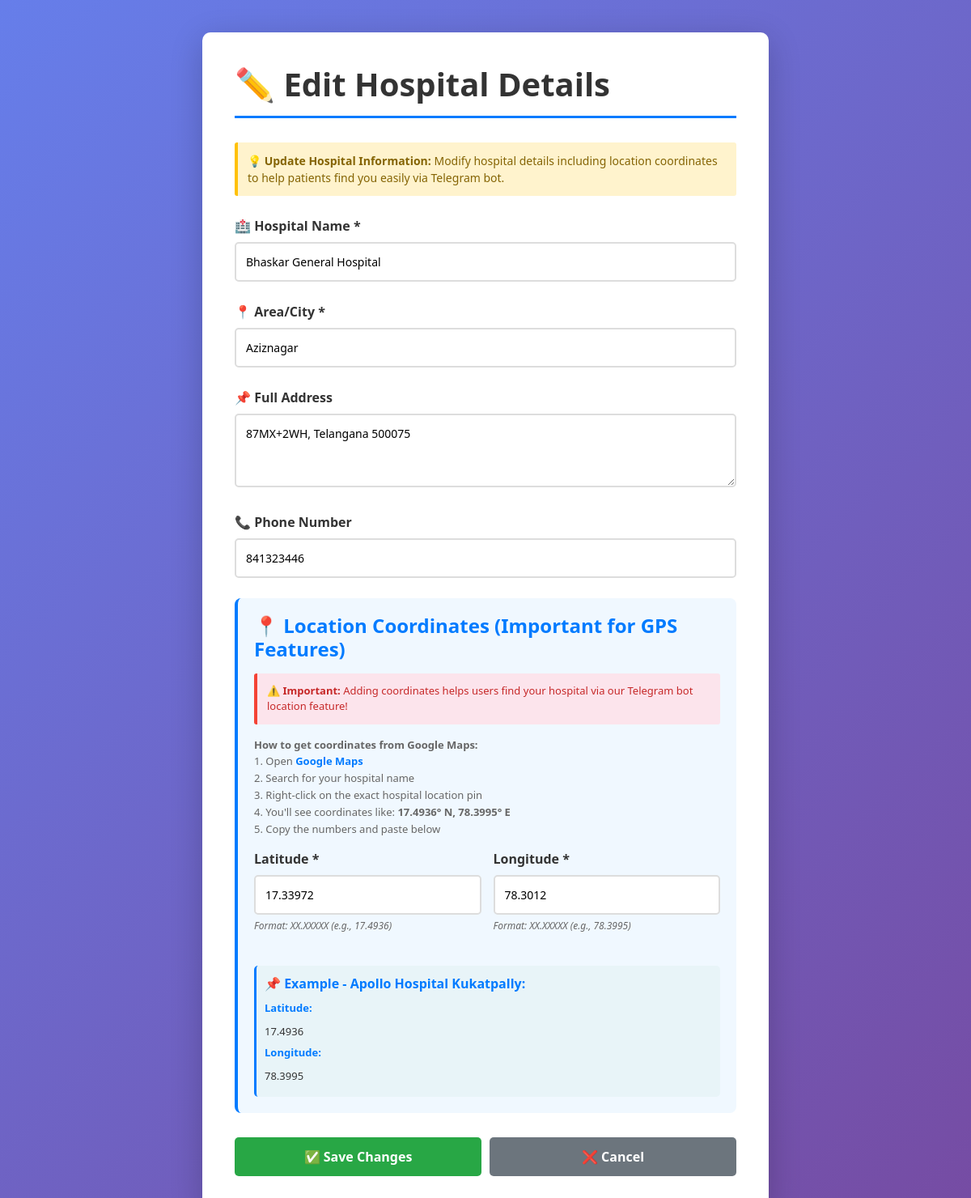
/admin/hospital/12/edit, run on the app's committed database.
### tables this page shows
CREATE TABLE hospitals (
    hospital_id INTEGER PRIMARY KEY AUTOINCREMENT,
    name TEXT NOT NULL,
    address TEXT,
    phone TEXT,
    receptionist_phone TEXT,
    ambulance_available BOOLEAN,
    emergency_services BOOLEAN
, lat REAL, lon REAL, area TEXT);

### app.py (the view, shortened to what this page needs)
@app.route('/admin/hospital/<int:hospital_id>/edit', methods=['GET', 'POST'])
def edit_hospital(hospital_id):
    conn = sqlite3.connect('healthcare.db')
    cursor = conn.cursor()
    cursor.execute("SELECT hospital_id, name, area, address, phone, lat, lon FROM hospitals WHERE hospital_id=?", (hospital_id,))
    hospital = cursor.fetchone()
    conn.close()
    if not hospital:
        return "Hospital not found", 404
    return render_template('edit_hospital.html', hospital=hospital)

### templates/edit_hospital.html (shortened to what this page needs)
<!DOCTYPE html>
<html>
<head>
    <link rel="stylesheet" href="https://cdn.jsdelivr.net/npm/bootstrap@5.3.0/dist/css/bootstrap.min.css">
</head>
<body>
    <div class="form-container">
        <h1>✏️ Edit Hospital Details</h1>
        <div class="info-tip">
            💡 <strong>Update Hospital Information:</strong> Modify hospital details including location coordinates to
            help patients find you easily via Telegram bot.
        </div>
        <form method="POST">
            <div class="form-group">
                <label for="name">🏥 Hospital Name *</label>
                <input type="text" id="name" name="name" value="{{ hospital[1] or '' }}" required>
            </div>
            <div class="form-group">
                <label for="area">📍 Area/City *</label>
                <input type="text" id="area" name="area" value="{{ hospital[2] or '' }}" placeholder="e.g., Kukatpally"
                    required>
            </div>
            <div class="form-group">
                <label for="address">📌 Full Address</label>
                <textarea id="address" name="address" rows="3"
                    placeholder="Enter complete hospital address">{{ hospital[3] or '' }}</textarea>
            </div>
            <div class="form-group">
                <label for="phone">📞 Phone Number</label>
                <input type="tel" id="phone" name="phone" value="{{ hospital[4] or '' }}"
                    placeholder="e.g., 040-1234567">
            </div>
            <div class="location-section">
                <h4>📍 Location Coordinates (Important for GPS Features)</h4>
                <div class="location-warning">
                    ⚠️ <strong>Important:</strong> Adding coordinates helps users find your hospital via our Telegram
                    bot location feature!
                </div>
                <p>
                    <strong>How to get coordinates from Google Maps:</strong><br>
                    1. Open <a href="https://maps.google.com" target="_blank">Google Maps</a><br>
                    2. Search for your hospital name<br>
                    3. Right-click on the exact hospital location pin<br>
                    4. You'll see coordinates like: <strong>17.4936° N, 78.3995° E</strong><br>
                    5. Copy the numbers and paste below
                </p>
                <div class="location-inputs">
                    <div class="form-group">
                        <label for="lat">Latitude *</label>
                        <input type="number" id="lat" name="lat" step="0.00001" value="{{ hospital[5] or '' }}"
                            placeholder="e.g., 17.4936">
                        <div class="help-text">Format: XX.XXXXX (e.g., 17.4936)</div>
                    </div>
                    <div class="form-group">
                        <label for="lon">Longitude *</label>
                        <input type="number" id="lon" name="lon" step="0.00001" value="{{ hospital[6] or '' }}"
                            placeholder="e.g., 78.3995">
                        <div class="help-text">Format: XX.XXXXX (e.g., 78.3995)</div>
                    </div>
                </div>
                <div class="example-box">
                    <strong>📌 Example - Apollo Hospital Kukatpally:</strong>
                    <p><strong>Latitude:</strong> 17.4936</p>
                    <p><strong>Longitude:</strong> 78.3995</p>
                </div>
            </div>
            <div class="button-group">
                <button type="submit" class="btn-save">✅ Save Changes</button>
                <a href="/admin/hospitals" class="btn-cancel">❌ Cancel</a>
            </div>
        </form>
    </div>
</body>
</html>

### templates/edit_hospital.html (style rules this page uses)
body { background: linear-gradient(135deg, #667eea 0%, #764ba2 100%); min-height: 100vh; padding: 40px 20px; }
.form-container { background: white; padding: 40px; border-radius: 10px; box-shadow: 0 10px 40px rgba(0, 0, 0, 0.2); max-width: 700px; margin: 0 auto; }
h1 { color: #333; margin-bottom: 30px; border-bottom: 3px solid #007bff; padding-bottom: 15px; font-weight: bold; }
.form-group { margin-bottom: 25px; }
label { display: block; margin-bottom: 8px; font-weight: 600; color: #333; }
input, textarea { width: 100%; padding: 12px; border: 2px solid #ddd; border-radius: 5px; font-size: 14px; box-sizing: border-box; transition: all 0.3s; }
.location-section { background: #f0f8ff; padding: 20px; border-radius: 8px; margin: 25px 0; border-left: 4px solid #007bff; }
.location-section h4 { color: #007bff; margin-top: 0; font-weight: bold; margin-bottom: 15px; }
.location-section p { color: #666; font-size: 13px; margin-bottom: 15px; line-height: 1.6; }
.location-section a { color: #007bff; text-decoration: none; font-weight: 600; }
.location-inputs { display: grid; grid-template-columns: 1fr 1fr; gap: 15px; margin-top: 15px; }
.help-text { font-size: 12px; color: #666; margin-top: 5px; font-style: italic; }
.example-box { margin-top: 15px; padding: 10px; background: #e8f4f8; border-radius: 5px; border-left: 3px solid #007bff; }
.example-box strong { display: block; margin-bottom: 8px; color: #007bff; }
.example-box p { margin: 5px 0; color: #333; font-size: 13px; }
.button-group { display: flex; gap: 10px; margin-top: 30px; }
.btn-save { flex: 1; padding: 12px; background: #28a745; color: white; border: none; border-radius: 5px; font-size: 16px; font-weight: bold; cursor: pointer; transition: all 0.3s; }
.btn-cancel { flex: 1; padding: 12px; background: #6c757d; color: white; border: none; border-radius: 5px; font-size: 16px; font-weight: bold; cursor: pointer; text-decoration: none; display: flex; align-items: center; justify-content: center; transition: all 0.3s; }
.info-tip { background: #fff3cd; border-left: 4px solid #ffc107; padding: 12px; margin-bottom: 25px; border-radius: 3px; color: #856404; font-size: 14px; }
.location-warning { background: #fce4ec; border-left: 4px solid #f44336; padding: 12px; margin-bottom: 15px; border-radius: 3px; color: #c62828; font-size: 13px; }

### data on the page
hospitals: name "Bhaskar General Hospital", area "Aziznagar", address "87MX+2WH, Telangana 500075", phone "841323446", lat "17.33972", lon "78.3012"
